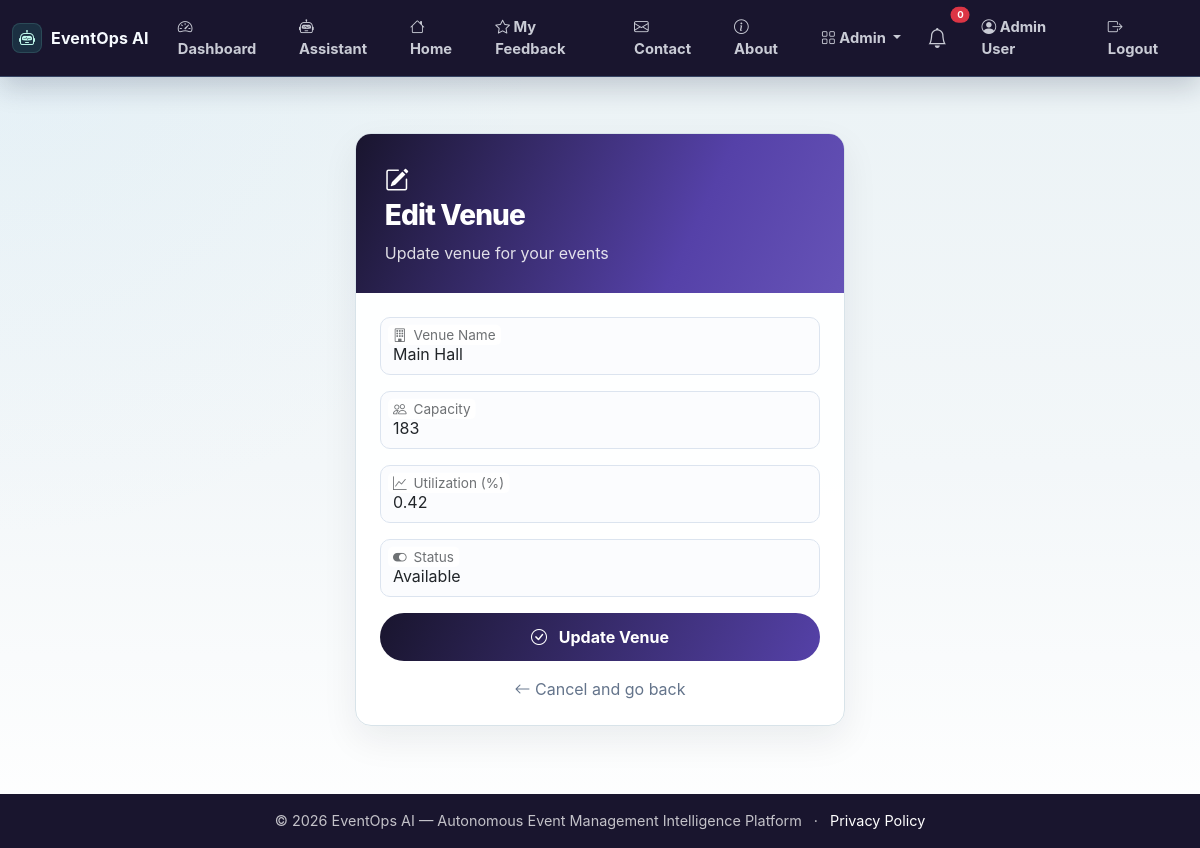
The app's page /admin/venues/edit/1 (signed in) with its own data.
### app.py (models this page shows, shortened)
class User(UserMixin, db.Model):
    id = db.Column(db.Integer, primary_key=True)
    name = db.Column(db.String(100), nullable=False)
    email = db.Column(db.String(100), unique=True, nullable=False)
    password_hash = db.Column(db.String(200), nullable=False)
    role = db.Column(db.String(20), default='user')
    created_at = db.Column(db.DateTime, default=lambda: datetime.now(timezone.utc))

class Venue(db.Model):
    id = db.Column(db.Integer, primary_key=True)
    name = db.Column(db.String(100), nullable=False)
    capacity = db.Column(db.Integer)
    utilization = db.Column(db.Float, default=0.0)
    status = db.Column(db.String(20), default='available')
    created_at = db.Column(db.DateTime, default=lambda: datetime.now(timezone.utc))

### app.py (the view, shortened to what this page needs)
@app.route('/admin/venues/edit/<int:venue_id>', methods=['GET', 'POST'])
@login_required
def admin_venue_edit(venue_id):
    if current_user.role != 'admin':
        abort(403)
    venue = Venue.query.get_or_404(venue_id)
    return render_template('admin_venue_form.html', venue=venue)

### app.py (called while the page is built)
@login_manager.user_loader
def load_user(user_id):
    return User.query.get(int(user_id))

### templates/admin_venue_form.html (shortened to what this page needs)
{% extends "base.html" %}
{% block content %}
<div class="form-wrapper">
    <div class="col-md-8 col-lg-6 col-xl-5">
        <div class="card form-card">
            <div class="card-header">
                <i class="bi bi-{{ 'pencil-square' if venue else 'building-add' }}"></i>
                <h3>{{ 'Edit' if venue else 'Add' }} Venue</h3>
                <p class="mb-0" style="opacity:0.85;">{{ 'Update' if venue else 'Create a new' }} venue for your events</p>
            </div>
            <div class="card-body">
                <form method="POST">
                    <div class="form-floating">
                        <input type="text" class="form-control" id="name" name="name"
                               value="{{ venue.name if venue else '' }}" placeholder="Venue name" required>
                        <label for="name">Venue Name</label>
                    </div>
                    <div class="form-floating">
                        <input type="number" class="form-control" id="capacity" name="capacity"
                               value="{{ venue.capacity if venue else '' }}" placeholder="Capacity" min="1">
                        <label for="capacity">Capacity</label>
                    </div>
                    {% if venue %}
                    <div class="form-floating">
                        <input type="number" step="0.1" class="form-control" id="utilization" name="utilization"
                               value="{{ venue.utilization if venue else 0 }}" placeholder="Utilization" min="0" max="100">
                        <label for="utilization">Utilization (%)</label>
                    </div>
                    {% endif %}
                    <div class="form-floating">
                        <select class="form-select" id="status" name="status">
                            <option value="available" {% if venue and venue.status == 'available' %}selected{% endif %}>Available</option>
                        </select>
                        <label for="status">Status</label>
                    </div>
                    <button type="submit" class="btn btn-save">
                        <i class="bi bi-check-circle me-2"></i> {{ 'Update' if venue else 'Create' }} Venue
                    </button>
                    <div class="text-center mt-3">
                        <a href="{{ url_for('admin_venues') }}" class="text-decoration-none text-muted">
                            <i class="bi bi-arrow-left"></i> Cancel and go back
                        </a>
                    </div>
                </form>
            </div>
        </div>
    </div>
</div>
{% endblock %}

### templates/base.html (shortened to what this page needs)
<!DOCTYPE html>
<html lang="en">
<head>
<link href="https://cdn.jsdelivr.net/npm/bootstrap@5.3.0/dist/css/bootstrap.min.css" rel="stylesheet">
<link rel="stylesheet" href="https://cdn.jsdelivr.net/npm/bootstrap-icons@1.11.0/font/bootstrap-icons.css">
<link rel="stylesheet" href="{{ url_for('static', filename='css/style.css', v='futuristic-purple-20261030') }}">
</head>
<body>
<nav class="navbar navbar-expand-lg navbar-dark shadow-sm">
<div class="container-fluid">
<a class="navbar-brand fw-bold" href="{{ url_for('index') }}">
<i class="bi bi-robot"></i>EventOps AI
</a>
<div class="collapse navbar-collapse" id="navbarNav">
<ul class="navbar-nav ms-auto align-items-lg-center">
                    {% if current_user.is_authenticated %}
<li class="nav-item">
<a class="nav-link" href="{{ url_for('dashboard') }}">
<i class="bi bi-speedometer2"></i> Dashboard
</a>
</li>
<li class="nav-item">
<a class="nav-link" href="{{ url_for('assistant_page') }}">
<i class="bi bi-robot"></i> Assistant
</a>
</li>
<li class="nav-item">
<a class="nav-link" href="{{ url_for('index') }}">
<i class="bi bi-house"></i> Home
</a>
</li>
<li class="nav-item">
<a class="nav-link" href="{{ url_for('feedback_list') }}">
<i class="bi bi-star"></i> My Feedback
</a>
</li>
<li class="nav-item">
<a class="nav-link" href="{{ url_for('contact') }}">
<i class="bi bi-envelope"></i> Contact
</a>
</li>
<li class="nav-item">
<a class="nav-link" href="{{ url_for('about') }}">
<i class="bi bi-info-circle"></i> About
</a>
</li>
                        {% if current_user.role == 'admin' %}
<li class="nav-item dropdown">
<a class="nav-link dropdown-toggle" href="#" role="button" data-bs-toggle="dropdown">
<i class="bi bi-grid"></i> Admin
</a>
</li>
                        {% endif %}
<li class="nav-item position-relative me-2">
<a class="nav-link" href="#" title="Notifications" data-bs-toggle="dropdown">
<i class="bi bi-bell fs-5"></i>
<span class="position-absolute top-0 start-100 translate-middle badge rounded-pill bg-danger" style="font-size:0.6rem;">
                                    0
</span>
</a>
</li>
<li class="nav-item">
<a class="nav-link" href="{{ url_for('profile') }}">
<i class="bi bi-person-circle"></i> {{ current_user.name }}
</a>
</li>
<li class="nav-item">
<a class="nav-link" href="{{ url_for('logout') }}">
<i class="bi bi-box-arrow-right"></i> Logout
</a>
</li>
                    {% endif %}
</ul>
</div>
</div>
</nav>
<main class="container-fluid py-4">
        {% block content %}{% endblock %}
</main>
<footer class="footer bg-dark text-white py-3 mt-4">
<div class="container text-center">
<span>© 2026 EventOps AI — Autonomous Event Management Intelligence Platform</span>
<span class="mx-2" aria-hidden="true">·</span>
<a class="text-white" href="{{ url_for('privacy') }}">Privacy Policy</a>
</div>
</footer>
</body>
</html>

### static/css/style.css (style rules this page uses)
:root { --eo-ink: #19152E; --eo-muted: #64748b; --eo-body: #334155; --eo-bg: #eaf2f5; --eo-surface: #ffffff; --eo-line: #d8e3e9; --eo-navy: #19152E; --eo-blue: #5541A8; --eo-indigo: #19152E; --eo-teal: #B7A5FF; --eo-amber: #f59e0b; --eo-rose: #e11d48; --eo-shadow: 0 22px 60px rgba(15, 23, 42, 0.11); --eo-soft-shadow: 0 14px 36px rgba(15, 23, 42, 0.08); }
* { letter-spacing: 0; }
html { scroll-behavior: smooth; }
body { min-height: 100vh; color: var(--eo-body); background: radial-gradient(circle at top left, rgba(139, 206, 255, 0.08), transparent 34rem), linear-gradient(180deg, var(--eo-bg) 0%, #f3f7f9 55%, #ffffff 100%); font-family: "Inter", "Segoe UI", system-ui, -apple-system, BlinkMacSystemFont, sans-serif; }
a { text-decoration: none; }
.navbar { position: sticky; top: 0; z-index: 1030; min-height: 60px; border-bottom: 1px solid rgba(139, 206, 255, 0.25); background: #19152E !important; box-shadow: 0 10px 28px rgba(16, 27, 53, 0.2) !important; backdrop-filter: blur(14px); }
.navbar .container-fluid { width: min(1240px, calc(100% - 24px)); margin: 0 auto; padding-left: 0; padding-right: 0; }
.navbar-brand { display: inline-flex; align-items: center; gap: 9px; font-size: 1rem; letter-spacing: .01em; color: #f7fbff !important; font-weight: 800; }
.navbar-brand i { display: inline-flex; width: 30px; height: 30px; align-items: center; justify-content: center; border-radius: 8px; color: #bff8eb; background: rgba(45, 212, 191, 0.14); box-shadow: inset 0 0 0 1px rgba(125, 211, 200, 0.16); }
.navbar-dark .navbar-nav .nav-link { position: relative; border-radius: 999px; color: rgba(245, 249, 255, 0.8); font-size: 0.92rem; font-weight: 650; padding: 0.5rem 0.82rem; transition: background 0.2s ease, color 0.2s ease, transform 0.2s ease; }
main.container-fluid { width: min(1240px, calc(100% - 24px)); min-height: calc(100vh - 138px); margin: 0 auto; padding: 24px 0 0 !important; }
.dropdown-menu, .modal-content, .list-group-item, .table, .card { border-color: var(--eo-line) !important; }
.card { border-radius: 12px !important; background: rgba(255, 255, 255, 0.96); box-shadow: var(--eo-soft-shadow); }
.btn { border-radius: 999px; font-weight: 750; box-shadow: none !important; }
h1, h2, h3, h4, h5, h6, .section-title, .eo-section-title { color: var(--eo-navy); }
.footer { margin-top: 36px !important; background: var(--eo-navy) !important; color: rgba(255, 255, 255, 0.74) !important; font-size: 0.9rem; }
.section-copy, .text-muted { color: var(--eo-muted) !important; }

### templates/admin_venue_form.html (style rules this page uses)
.admin-wrapper, .form-wrapper { padding: clamp(1rem, 3vw, 2rem) 0; }
.admin-card, .form-card { border: 1px solid #e5eaf2; border-radius: 16px !important; background: rgba(255,255,255,.96); box-shadow: 0 14px 36px rgba(15,23,42,.07); overflow: hidden; }
.admin-card .card-header, .form-card .card-header { color: #fff; padding: clamp(1.2rem, 3vw, 1.8rem); border: 0; background: linear-gradient(115deg, #19152E 0%, #5541A8 68%, #7664c5 130%); }
.admin-card .card-header h2, .form-card .card-header h3 { color: #fff; font-weight: 800; letter-spacing: -.03em; }
.admin-card .card-body, .form-card .card-body { padding: clamp(1rem, 3vw, 1.5rem); }
.form-wrapper { min-height:0; display:flex; justify-content:center; }
.form-card { width:100%; }
.form-card .card-header { text-align:left; }
.form-card .card-header i { font-size:1.5rem; }
.form-floating { margin-bottom:1rem; }
.form-floating > .form-control, .form-floating > .form-select { border:1px solid #dce4ef; border-radius:10px; background:#fbfcfe; }
.btn-save { width:100%; padding:.75rem 1.2rem; color:#fff; border:0; border-radius:999px; background:linear-gradient(115deg,#19152E,#5541A8); font-weight:750; }

### records on screen
User: name "Admin User"
Venue: name "Main Hall", capacity "183", utilization "0.42", status "Available"

### other values on screen
{{ 'Edit' if venue else 'Add' }} "Edit"
{{ 'Update' if venue else 'Create a new' }} "Update"
{{ 'Update' if venue else 'Create' }} "Update"
